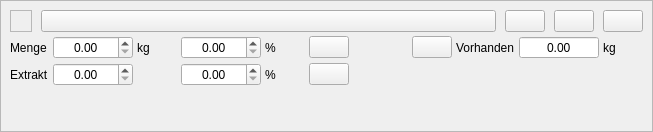
<?xml version="1.0" encoding="UTF-8"?>
<ui version="4.0">
 <class>WdgMalzGabe</class>
 <widget class="QWidget" name="WdgMalzGabe">
  <property name="geometry">
   <rect>
    <x>0</x>
    <y>0</y>
    <width>653</width>
    <height>132</height>
   </rect>
  </property>
  <property name="sizePolicy">
   <sizepolicy hsizetype="Preferred" vsizetype="Maximum">
    <horstretch>0</horstretch>
    <verstretch>0</verstretch>
   </sizepolicy>
  </property>
  <property name="autoFillBackground">
   <bool>true</bool>
  </property>
  <layout class="QVBoxLayout" name="verticalLayout_2">
   <property name="spacing">
    <number>4</number>
   </property>
   <property name="leftMargin">
    <number>0</number>
   </property>
   <property name="topMargin">
    <number>0</number>
   </property>
   <property name="rightMargin">
    <number>0</number>
   </property>
   <property name="bottomMargin">
    <number>0</number>
   </property>
   <item>
    <widget class="QFrame" name="frame">
     <property name="frameShape">
      <enum>QFrame::StyledPanel</enum>
     </property>
     <layout class="QVBoxLayout" name="verticalLayout">
      <property name="spacing">
       <number>4</number>
      </property>
      <item>
       <layout class="QHBoxLayout" name="horizontalLayout">
        <property name="spacing">
         <number>9</number>
        </property>
        <item>
         <widget class="QFrame" name="frameColor">
          <property name="minimumSize">
           <size>
            <width>22</width>
            <height>22</height>
           </size>
          </property>
          <property name="maximumSize">
           <size>
            <width>22</width>
            <height>22</height>
           </size>
          </property>
          <property name="focusPolicy">
           <enum>Qt::ClickFocus</enum>
          </property>
          <property name="autoFillBackground">
           <bool>true</bool>
          </property>
          <property name="frameShape">
           <enum>QFrame::StyledPanel</enum>
          </property>
         </widget>
        </item>
        <item>
         <widget class="PushButton" name="btnZutat">
          <property name="sizePolicy">
           <sizepolicy hsizetype="Expanding" vsizetype="Fixed">
            <horstretch>0</horstretch>
            <verstretch>0</verstretch>
           </sizepolicy>
          </property>
          <property name="toolTip">
           <string>&lt;html&gt;&lt;head/&gt;&lt;body&gt;&lt;p&gt;Hier wird eine im&lt;span style=&quot; font-weight:600;&quot;&gt; Tab Rohstoffe &lt;/span&gt;(Reiter Malz) gespeicherte &lt;span style=&quot; font-weight:600;&quot;&gt;Malzsorte&lt;/span&gt; ausgewählt.&lt;/p&gt;&lt;p&gt;&lt;span style=&quot; font-weight:600; color:#ff2600;&quot;&gt;Achtung:&lt;/span&gt; Grundsätzlich können im Kleinen Brauhelfer nur Zutaten verwendet werden, die in den Rohstofflisten im Reiter Rohstoffe erfasst sind. Fehlt ein Rohstoff, der nicht in der Liste ist, fragt der Kleine Brauhelfer beim erstmaligen Öffnen eines zuvor kopierten oder importierten Rezeptes, ob dieser Rohstoff dem Vorratslager hinzugefügt werden soll.&lt;/p&gt;&lt;/body&gt;&lt;/html&gt;w</string>
          </property>
         </widget>
        </item>
        <item>
         <widget class="QPushButton" name="btnNachOben">
          <property name="toolTip">
           <string>&lt;html&gt;&lt;head/&gt;&lt;body&gt;&lt;p&gt;Hiermit wird eine &lt;span style=&quot; font-weight:600;&quot;&gt;Malzsorte&lt;/span&gt; eine Position &lt;span style=&quot; font-weight:600;&quot;&gt;nach oben&lt;/span&gt; verschoben.&lt;/p&gt;&lt;/body&gt;&lt;/html&gt;</string>
          </property>
          <property name="whatsThis">
           <string notr="true">nach_oben</string>
          </property>
          <property name="icon">
           <iconset resource="../images.qrc">
            <normaloff>:/images/light/nach_oben.svg</normaloff>
            <disabledoff>:/images/disabled/nach_oben.svg</disabledoff>:/images/light/nach_oben.svg</iconset>
          </property>
         </widget>
        </item>
        <item>
         <widget class="QPushButton" name="btnNachUnten">
          <property name="toolTip">
           <string>&lt;html&gt;&lt;head/&gt;&lt;body&gt;&lt;p&gt;Hiermit wird eine &lt;span style=&quot; font-weight:600;&quot;&gt;Malzsorte&lt;/span&gt; eine Position &lt;span style=&quot; font-weight:600;&quot;&gt;nach unten&lt;/span&gt; verschoben.&lt;/p&gt;&lt;/body&gt;&lt;/html&gt;</string>
          </property>
          <property name="whatsThis">
           <string notr="true">nach_unten</string>
          </property>
          <property name="icon">
           <iconset resource="../images.qrc">
            <normaloff>:/images/light/nach_unten.svg</normaloff>
            <disabledoff>:/images/disabled/nach_unten.svg</disabledoff>:/images/light/nach_unten.svg</iconset>
          </property>
         </widget>
        </item>
        <item>
         <widget class="QPushButton" name="btnLoeschen">
          <property name="toolTip">
           <string>&lt;html&gt;&lt;head/&gt;&lt;body&gt;&lt;p&gt;Hiermit wird eine Malzgabe aus der Liste &lt;span style=&quot; font-weight:600;&quot;&gt;gelöscht&lt;/span&gt;.&lt;/p&gt;&lt;p&gt;&lt;span style=&quot; font-weight:600; color:#ff2600;&quot;&gt;Achtung:&lt;/span&gt; Nach dem Löschen ist die prozentuale Verteilung falsch; die übrigen Malzemengen und Zusätze müssen erneut verteilt auf 100% angepasst werden&lt;/p&gt;&lt;/body&gt;&lt;/html&gt;</string>
          </property>
          <property name="icon">
           <iconset resource="../images.qrc">
            <normaloff>:/images/close_button.svg</normaloff>:/images/close_button.svg</iconset>
          </property>
         </widget>
        </item>
       </layout>
      </item>
      <item>
       <layout class="QGridLayout" name="gridLayout">
        <item row="0" column="1">
         <widget class="DoubleSpinBox" name="tbMenge">
          <property name="minimumSize">
           <size>
            <width>80</width>
            <height>0</height>
           </size>
          </property>
          <property name="toolTip">
           <string>&lt;html&gt;&lt;head/&gt;&lt;body&gt;&lt;p&gt;Hier wird die &lt;span style=&quot; font-weight:600;&quot;&gt;anteilige Malzmenge&lt;/span&gt; an der Schüttung nach &lt;span style=&quot; font-weight:600;&quot;&gt;Gewicht&lt;/span&gt; definiert.&lt;/p&gt;&lt;p&gt;Die Berechnung hängt unmittelbar mit der prozentualen Aufteilung im rechten Feld zusammen.&lt;/p&gt;&lt;/body&gt;&lt;/html&gt;</string>
          </property>
          <property name="alignment">
           <set>Qt::AlignCenter</set>
          </property>
          <property name="decimals">
           <number>2</number>
          </property>
          <property name="maximum">
           <double>9999.000000000000000</double>
          </property>
          <property name="singleStep">
           <double>0.100000000000000</double>
          </property>
         </widget>
        </item>
        <item row="0" column="4">
         <widget class="QLabel" name="label_2">
          <property name="minimumSize">
           <size>
            <width>40</width>
            <height>0</height>
           </size>
          </property>
          <property name="text">
           <string>%</string>
          </property>
         </widget>
        </item>
        <item row="0" column="0">
         <widget class="QLabel" name="label">
          <property name="text">
           <string>Menge</string>
          </property>
         </widget>
        </item>
        <item row="0" column="3">
         <widget class="DoubleSpinBox" name="tbMengeProzent">
          <property name="minimumSize">
           <size>
            <width>80</width>
            <height>0</height>
           </size>
          </property>
          <property name="toolTip">
           <string>&lt;html&gt;&lt;head/&gt;&lt;body&gt;&lt;p&gt;Hier wird der &lt;span style=&quot; font-weight:600;&quot;&gt;prozentuale Malzanteil &lt;/span&gt;an der &lt;span style=&quot; font-weight:600;&quot;&gt;Schüttung&lt;/span&gt; definiert.&lt;/p&gt;&lt;p&gt;Die Berechnung hängt unmittelbar mit dem Gewichtsanteil im linken Feld zusammen.&lt;/p&gt;&lt;/body&gt;&lt;/html&gt;</string>
          </property>
          <property name="alignment">
           <set>Qt::AlignCenter</set>
          </property>
          <property name="decimals">
           <number>2</number>
          </property>
          <property name="minimum">
           <double>0.000000000000000</double>
          </property>
          <property name="maximum">
           <double>999.990000000000009</double>
          </property>
          <property name="singleStep">
           <double>0.100000000000000</double>
          </property>
         </widget>
        </item>
        <item row="0" column="5">
         <widget class="PushButton" name="btnKorrektur">
          <property name="toolTip">
           <string>&lt;html&gt;&lt;head/&gt;&lt;body&gt;&lt;p&gt;Hier wird ein &lt;span style=&quot; font-weight:600;&quot;&gt;prozentualer Korrekturfaktor &lt;/span&gt;ausgegeben, wenn die Rohstoffmenge 100% Gesamtschüttung unter- oder überschreitet.&lt;/p&gt;&lt;p&gt;Die Schüttung berechnet sich u.a. aus eingesetzten Malzen und Rohfrucht, der gewählten Stammwürze, dem Farbwert, der Rastdauer und anderen Faktoren. Ein &lt;span style=&quot; font-weight:600;&quot;&gt;negativer Wert&lt;/span&gt; gibt an, dass &lt;span style=&quot; font-weight:600;&quot;&gt;zu wenig Rohstoffmenge &lt;/span&gt;gewählt wurde, ein &lt;span style=&quot; font-weight:600;&quot;&gt;positiver Wert&lt;/span&gt;, dass eine &lt;span style=&quot; font-weight:600;&quot;&gt;zu große Rohstoffmenge &lt;/span&gt;gewählt wurde.&lt;/p&gt;&lt;p&gt;Ein Klick auf das Feld korrigiert die aktuelle Rohstoffmenge auf 100% Gesamtschüttung. Eventuell kann dies unpassend sein. In diesem Fall muss die Verteilung der Rohstoffe für die Schüttung anteilig vorab auf 100% bestimmt werden. Sind 100% erreicht, wird das Feld ausgeblendet.&lt;/p&gt;&lt;/body&gt;&lt;/html&gt;</string>
          </property>
         </widget>
        </item>
        <item row="0" column="8">
         <widget class="QLabel" name="lblVorhanden">
          <property name="text">
           <string>Vorhanden</string>
          </property>
         </widget>
        </item>
        <item row="0" column="6">
         <spacer name="horizontalSpacer">
          <property name="orientation">
           <enum>Qt::Horizontal</enum>
          </property>
          <property name="sizeHint" stdset="0">
           <size>
            <width>40</width>
            <height>20</height>
           </size>
          </property>
         </spacer>
        </item>
        <item row="0" column="10">
         <widget class="QLabel" name="lblVorhandenEinheit">
          <property name="minimumSize">
           <size>
            <width>40</width>
            <height>0</height>
           </size>
          </property>
          <property name="text">
           <string>kg</string>
          </property>
         </widget>
        </item>
        <item row="0" column="2">
         <widget class="QLabel" name="label_3">
          <property name="minimumSize">
           <size>
            <width>40</width>
            <height>0</height>
           </size>
          </property>
          <property name="text">
           <string>kg</string>
          </property>
         </widget>
        </item>
        <item row="0" column="9">
         <widget class="DoubleSpinBox" name="tbVorhanden">
          <property name="minimumSize">
           <size>
            <width>80</width>
            <height>0</height>
           </size>
          </property>
          <property name="toolTip">
           <string>&lt;html&gt;&lt;head/&gt;&lt;body&gt;&lt;p&gt;Hier wird die &lt;span style=&quot; font-weight:600;&quot;&gt;vorhandene Menge&lt;/span&gt; angezeigt.&lt;/p&gt;&lt;p&gt;&lt;span style=&quot; font-weight:600; color:#ff2600;&quot;&gt;Achtung: &lt;/span&gt;Das Feld wird rot unterlegt, wenn die benötigte Menge prozentual oder nach Gewicht größer als die &lt;span style=&quot; font-weight:600;&quot;&gt;Vorratsmenge&lt;/span&gt; ist.&lt;/p&gt;&lt;/body&gt;&lt;/html&gt;</string>
          </property>
          <property name="alignment">
           <set>Qt::AlignCenter</set>
          </property>
          <property name="readOnly">
           <bool>true</bool>
          </property>
          <property name="buttonSymbols">
           <enum>QAbstractSpinBox::NoButtons</enum>
          </property>
          <property name="maximum">
           <double>9999.000000000000000</double>
          </property>
          <property name="singleStep">
           <double>0.100000000000000</double>
          </property>
         </widget>
        </item>
        <item row="0" column="7">
         <widget class="PushButton" name="btnAufbrauchen">
          <property name="minimumSize">
           <size>
            <width>40</width>
            <height>0</height>
           </size>
          </property>
          <property name="toolTip">
           <string>&lt;html&gt;&lt;head/&gt;&lt;body&gt;&lt;p&gt;Hier wird die gesamte &lt;span style=&quot; font-weight:600;&quot;&gt;vorhandene&lt;/span&gt; Menge Malz übernommen.&lt;/p&gt;&lt;p&gt;Diese Funktion empfiehlt sich allgemein nur bei Restbeständen. Diese Funktion fokussiert das gesamte Rezept auf diese eine Zutat. Dadurch verschieben sich die Relationen. Wenn die Rezeptentwicklung unter der Berücksichtigung im Fokus steht, ist die Übernahme Gesamtmenge indes eine wertvolle Hilfe.&lt;/p&gt;&lt;/body&gt;&lt;/html&gt;</string>
          </property>
          <property name="whatsThis">
           <string notr="true">uebertrag_links</string>
          </property>
          <property name="icon">
           <iconset resource="../images.qrc">
            <normaloff>:/images/light/uebertrag_links.svg</normaloff>
            <disabledoff>:/images/disabled/uebertrag_links.svg</disabledoff>:/images/light/uebertrag_links.svg</iconset>
          </property>
         </widget>
        </item>
        <item row="1" column="1">
         <widget class="QDoubleSpinBox" name="tbExtrakt">
          <property name="minimumSize">
           <size>
            <width>80</width>
            <height>0</height>
           </size>
          </property>
          <property name="toolTip">
           <string>&lt;html&gt;&lt;head/&gt;&lt;body&gt;&lt;p&gt;In diesem Feld wird der &lt;span style=&quot; font-weight:600;&quot;&gt;Extraktanteil&lt;/span&gt; des &lt;span style=&quot; font-weight:600;&quot;&gt;Malzes&lt;/span&gt; in &lt;span style=&quot; font-weight:600;&quot;&gt;°Plato &lt;/span&gt;anhand seines Eintrags im &lt;span style=&quot; font-weight:600;&quot;&gt;Tab Rohstoffe&lt;/span&gt; ausgegeben. Der Kleine Brauhelfer geht bei Malz immer von 100% Ausbeute aus.&lt;/p&gt;&lt;p&gt;Der Wert in °Plato kann anschließend angepasst werden, so eine Verteilung der Malze über die Stammwürze bevorzugt wird.&lt;/p&gt;&lt;p&gt;Darüber hinaus ist das Thema Extrakt im Malz und seine enzymatischen Eigenschaften bei verschiedenen Mälz- und Darrverfahren anspruchsvoll. Bei Fragen hierzu empfehlen sich die Fachforen und die Seiten von Mälzereien.&lt;/p&gt;&lt;/body&gt;&lt;/html&gt;</string>
          </property>
          <property name="alignment">
           <set>Qt::AlignCenter</set>
          </property>
          <property name="decimals">
           <number>2</number>
          </property>
          <property name="maximum">
           <double>999.000000000000000</double>
          </property>
          <property name="singleStep">
           <double>0.100000000000000</double>
          </property>
         </widget>
        </item>
        <item row="1" column="3">
         <widget class="DoubleSpinBox" name="tbExtraktProzent">
          <property name="minimumSize">
           <size>
            <width>80</width>
            <height>0</height>
           </size>
          </property>
          <property name="toolTip">
           <string>&lt;html&gt;&lt;head/&gt;&lt;body&gt;&lt;p&gt;In diesem Feld wird der &lt;span style=&quot; font-weight:600;&quot;&gt;Extraktanteil&lt;/span&gt; des &lt;span style=&quot; font-weight:600;&quot;&gt;Malzes prozentual &lt;/span&gt;anhand seines Eintrags im &lt;span style=&quot; font-weight:600;&quot;&gt;Tab Rohstoffe&lt;/span&gt; ausgegeben. Der Kleine Brauhelfer geht bei Malz immer von 100% Ausbeute aus.&lt;/p&gt;&lt;p&gt;Der Wert in % kann anschließend angepasst werden, so eine prozentuale Verteilung der Malze bevorzugt wird.&lt;/p&gt;&lt;p&gt;Darüberhinaus ist das Thema Extrakt im Malz und seine enzymatischen Eigenschaften bei verschiedenen Mälz- und Darrverfahren ist anspruchsvoll. Bei Fragen hierzu empfehlen sich die Fachforen und die Seiten von Mälzereien.&lt;/p&gt;&lt;/body&gt;&lt;/html&gt;</string>
          </property>
          <property name="alignment">
           <set>Qt::AlignCenter</set>
          </property>
          <property name="decimals">
           <number>2</number>
          </property>
          <property name="minimum">
           <double>0.000000000000000</double>
          </property>
          <property name="maximum">
           <double>999.990000000000009</double>
          </property>
          <property name="singleStep">
           <double>0.100000000000000</double>
          </property>
         </widget>
        </item>
        <item row="1" column="2">
         <widget class="LabelGrV" name="label_4">
          <property name="minimumSize">
           <size>
            <width>40</width>
            <height>0</height>
           </size>
          </property>
         </widget>
        </item>
        <item row="1" column="4">
         <widget class="QLabel" name="lblExtraktProzent">
          <property name="minimumSize">
           <size>
            <width>40</width>
            <height>0</height>
           </size>
          </property>
          <property name="text">
           <string>%</string>
          </property>
         </widget>
        </item>
        <item row="1" column="0">
         <widget class="QLabel" name="label_6">
          <property name="text">
           <string>Extrakt</string>
          </property>
         </widget>
        </item>
        <item row="1" column="5">
         <widget class="PushButton" name="btnKorrekturExtrakt">
          <property name="toolTip">
           <string>&lt;html&gt;&lt;head/&gt;&lt;body&gt;&lt;p&gt;Hier wird ein &lt;span style=&quot; font-weight:600;&quot;&gt;prozentualer Korrekturfaktor &lt;/span&gt;ausgegeben, wenn die Extraktmenge 100% unter- oder überschreitet.&lt;/p&gt;&lt;p&gt;Die Schüttung berechnet sich u.a. aus eingesetzten Malzen und Rohfrucht, der gewählten Stammwürze, dem Farbwert, der Rastdauer und anderen Faktoren. Ein &lt;span style=&quot; font-weight:600;&quot;&gt;negativer Wert&lt;/span&gt; gibt an, dass &lt;span style=&quot; font-weight:600;&quot;&gt;zu wenig Rohstoffmenge &lt;/span&gt;gewählt wurde, ein &lt;span style=&quot; font-weight:600;&quot;&gt;positiver Wert&lt;/span&gt;, dass eine &lt;span style=&quot; font-weight:600;&quot;&gt;zu große Rohstoffmenge &lt;/span&gt;gewählt wurde.&lt;/p&gt;&lt;/body&gt;&lt;/html&gt;</string>
          </property>
         </widget>
        </item>
       </layout>
      </item>
      <item>
       <widget class="QLabel" name="lblWarnung"/>
      </item>
     </layout>
    </widget>
   </item>
  </layout>
 </widget>
 <customwidgets>
  <customwidget>
   <class>PushButton</class>
   <extends>QPushButton</extends>
   <header>widgets/pushbutton.h</header>
  </customwidget>
  <customwidget>
   <class>DoubleSpinBox</class>
   <extends>QDoubleSpinBox</extends>
   <header>widgets/doublespinbox.h</header>
  </customwidget>
  <customwidget>
   <class>LabelGrV</class>
   <extends>QLabel</extends>
   <header>widgets/labelgrv.h</header>
  </customwidget>
 </customwidgets>
 <tabstops>
  <tabstop>btnZutat</tabstop>
  <tabstop>btnNachOben</tabstop>
  <tabstop>btnNachUnten</tabstop>
  <tabstop>btnLoeschen</tabstop>
  <tabstop>tbMenge</tabstop>
  <tabstop>tbMengeProzent</tabstop>
  <tabstop>btnKorrektur</tabstop>
  <tabstop>btnAufbrauchen</tabstop>
  <tabstop>tbVorhanden</tabstop>
  <tabstop>tbExtrakt</tabstop>
  <tabstop>tbExtraktProzent</tabstop>
 </tabstops>
 <resources>
  <include location="../images.qrc"/>
 </resources>
 <connections/>
</ui>
